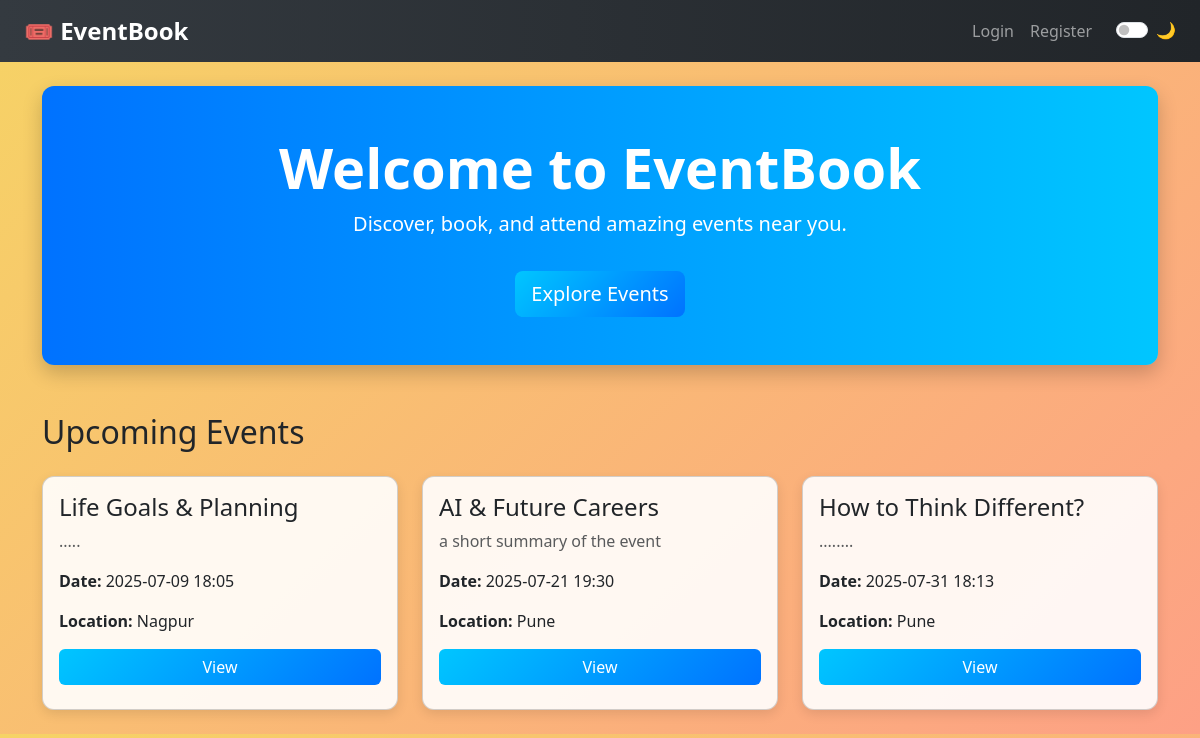
The page / on the database its author committed.
### app/models.py (models this page shows)
class Event(db.Model):
    id = db.Column(db.Integer, primary_key=True)
    title = db.Column(db.String(150), nullable=False)
    description = db.Column(db.Text, nullable=False)
    date = db.Column(db.DateTime, nullable=False)
    location = db.Column(db.String(150), nullable=False)

### app/routes.py (the view, shortened to what this page needs)
@main.route("/", methods=["GET", "POST"])
def index():
    events = Event.query.order_by(Event.date.asc()).all()
    form = EventForm()
    return render_template("index.html", events=events, form=form)

### app/forms.py
class EventForm(FlaskForm):
    title = StringField("Title", validators=[DataRequired()])
    description = TextAreaField("Description", validators=[DataRequired()])
    date = DateTimeField("Date & Time", format="%Y-%m-%dT%H:%M", default=datetime.utcnow, validators=[DataRequired()])
    location = StringField("Location", validators=[DataRequired()])
    submit = SubmitField("Create Event")

### app/templates/index.html (shortened to what this page needs)
{% extends "base.html" %}
{% block content %}
{% if not current_user.is_authenticated %}
<div class="hero-banner text-center text-white py-5 mb-5 animate__animated animate__fadeInDown">
    <h1 class="display-4 fw-bold">Welcome to EventBook</h1>
    <p class="lead">Discover, book, and attend amazing events near you.</p>
    <a href="#events" class="btn btn-toggle btn-lg mt-3">Explore Events</a>
</div>
{% endif %}
<h2 class="mb-4" id="events">Upcoming Events</h2>
<div class="row">
    {% for event in events %}
    <div class="col-md-6 col-lg-4" data-aos="fade-up" data-aos-delay="{{ loop.index * 100 }}">
        <div class="card event-card mb-4 p-3">
            <h4>{{ event.title }}</h4>
            <p class="text-muted">{{ event.description[:100] }}{% if event.description|length > 100 %}...{% endif %}</p>
            <p><strong>Date:</strong> {{ event.date.strftime('%Y-%m-%d %H:%M') }}</p>
            <p><strong>Location:</strong> {{ event.location }}</p>
            <a href="{{ url_for('main.event_detail', event_id=event.id) }}" class="btn btn-toggle mb-2">View</a>
        </div>
    </div>
    {% else %}
    <p>No events available at the moment.</p>
    {% endfor %}
</div>
{% endblock %}

### app/static/css/style.css (style rules this page uses)
body { background: linear-gradient(to right, #f8f9fa, #e0f7fa); font-family: 'Segoe UI', sans-serif; }
.event-card { background: white; border-radius: 12px; box-shadow: 0 4px 12px rgba(0,0,0,0.1); transition: transform 0.3s ease, box-shadow 0.3s ease; }
.btn-toggle { background: linear-gradient(135deg, #00c6ff, #0072ff); color: white; border: none; transition: background 0.3s ease; }
.hero-banner { background: linear-gradient(to right, #0072ff, #00c6ff); border-radius: 12px; box-shadow: 0 8px 20px rgba(0, 0, 0, 0.2); }
.btn-toggle { transition: transform 0.2s ease; }
body { background: linear-gradient(to right, #fdfbfb, #ebedee); font-family: 'Segoe UI', sans-serif; transition: background 0.5s ease; }
body { background: linear-gradient(135deg, #f6d365 0%, #fda085 100%); font-family: 'Segoe UI', sans-serif; transition: background 0.5s ease; }
.event-card { background: rgba(255, 255, 255, 0.9); border-radius: 12px; box-shadow: 0 4px 12px rgba(0, 0, 0, 0.1); transition: transform 0.3s ease, box-shadow 0.3s ease; }

### rows shown on the page
Event: title "Life Goals & Planning", description ".....", date "2025-07-09 18:05", location "Nagpur"
Event: title "AI & Future Careers", description "a short summary of the event", date "2025-07-21 19:30", location "Pune"
Event: title "How to Think Different?", description "........", date "2025-07-31 18:13", location "Pune"
